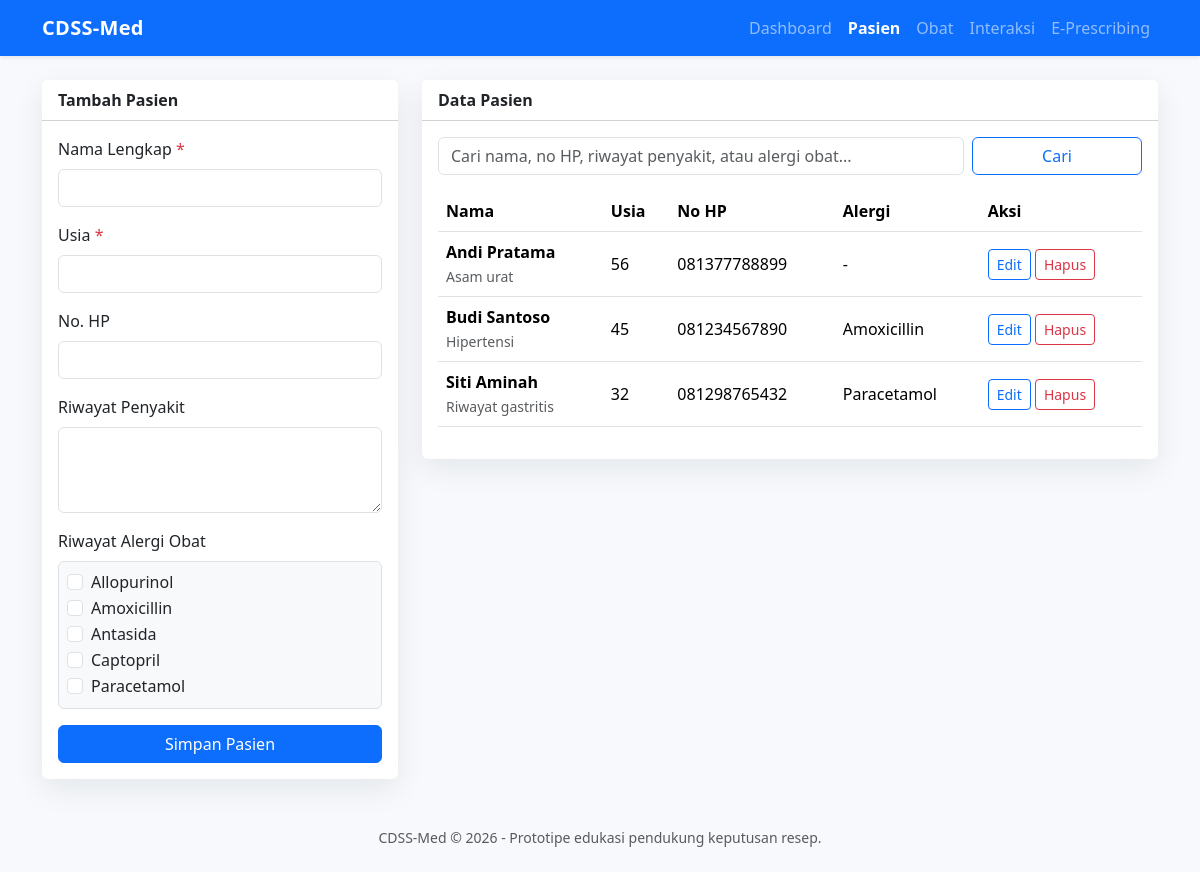
Before: /pasien.php with the older database file.
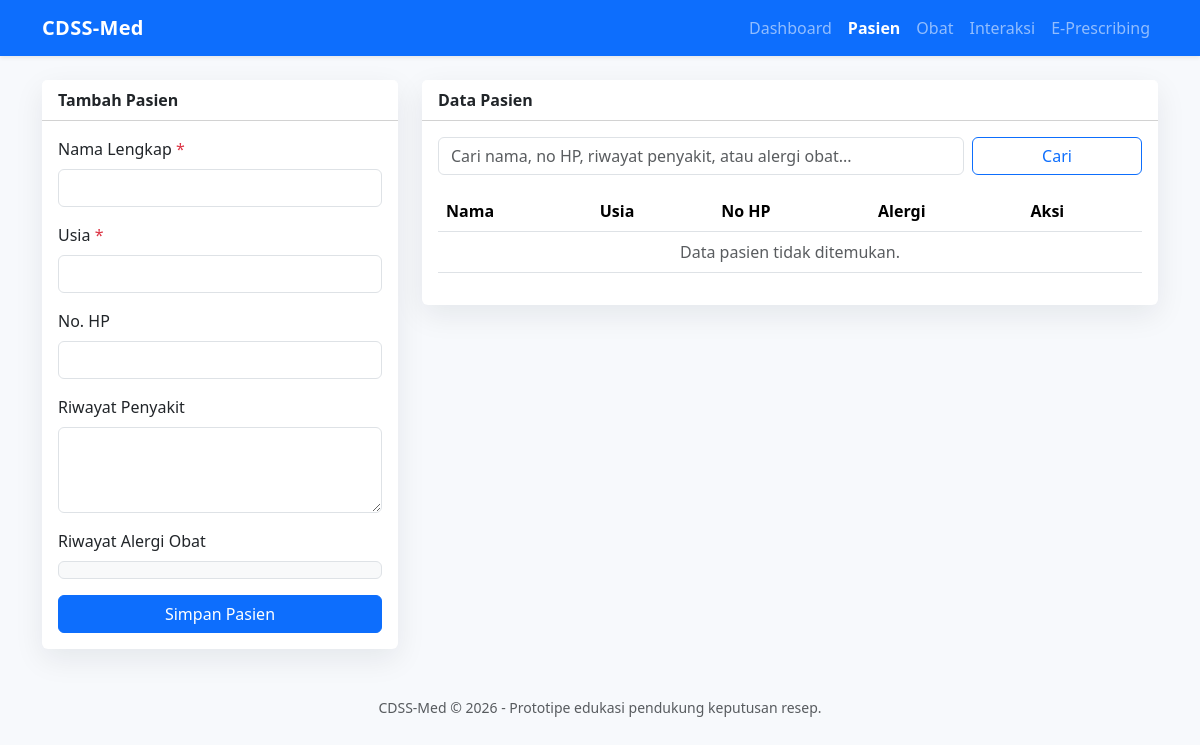
After: the same page with the newer database file.
### tables this page shows
CREATE TABLE obat (
    id INT AUTO_INCREMENT PRIMARY KEY,
    nama_obat VARCHAR(120) NOT NULL UNIQUE,
    kategori VARCHAR(80) NULL,
    harga DECIMAL(12,2) NOT NULL DEFAULT 0,
    created_at TIMESTAMP DEFAULT CURRENT_TIMESTAMP
);

CREATE TABLE pasien (
    id INT AUTO_INCREMENT PRIMARY KEY,
    nama_lengkap VARCHAR(120) NOT NULL,
    usia INT NOT NULL,
    no_hp VARCHAR(25) NULL,
    riwayat_penyakit TEXT NULL,
    created_at TIMESTAMP DEFAULT CURRENT_TIMESTAMP
);

### koneksi.php (called while the page is built, shortened)
<?php
function e(?string $value): string
{
    return htmlspecialchars((string) $value, ENT_QUOTES, 'UTF-8');
}

### pasien.php (the view, shortened to what the changed rows need)
<?php
require_once 'koneksi.php';
$selectedAlergi = array();
$obatList = $pdo->query('SELECT * FROM obat ORDER BY nama_obat')->fetchAll();
$pasienSql = "SELECT p.*, GROUP_CONCAT(o.nama_obat ORDER BY o.nama_obat SEPARATOR ', ') AS daftar_alergi
     FROM pasien p
     LEFT JOIN alergi_pasien ap ON ap.pasien_id = p.id
     LEFT JOIN obat o ON o.id = ap.obat_id
     GROUP BY p.id";
$pasienParams = array();
$pasienSql .= ' ORDER BY p.nama_lengkap';
$stmtPasien = $pdo->prepare($pasienSql);
$stmtPasien->execute($pasienParams);
$pasienList = $stmtPasien->fetchAll();
require 'header.php';
?>
<div class="row g-4">
    <div class="col-lg-4">
        <div class="card">
            <div class="card-body">
                <form method="post">
                    <div class="mb-3">
                        <label class="form-label">Riwayat Alergi Obat</label>
                        <div class="border rounded p-2 bg-light" style="max-height: 180px; overflow:auto;">
                            <?php foreach ($obatList as $obat): ?>
                                <div class="form-check">
                                    <input class="form-check-input" type="checkbox" name="alergi_obat[]" value="<?= e($obat['id']); ?>" id="alergi<?= e($obat['id']); ?>" <?= in_array((int) $obat['id'], $selectedAlergi, true) ? 'checked' : ''; ?>>
                                    <label class="form-check-label" for="alergi<?= e($obat['id']); ?>"><?= e($obat['nama_obat']); ?></label>
                                </div>
                            <?php endforeach; ?>
                        </div>
                    </div>
                </form>
            </div>
        </div>
    </div>
    <div class="col-lg-8">
        <div class="card">
            <div class="card-body">
                <div class="table-responsive">
                <table class="table table-hover align-middle">
                    <thead><tr><th>Nama</th><th>Usia</th><th>No HP</th><th>Alergi</th><th>Aksi</th></tr></thead>
                    <tbody>
                    <?php if (!$pasienList): ?>
                        <tr><td colspan="5" class="text-center text-muted">Data pasien tidak ditemukan.</td></tr>
                    <?php endif; ?>
                    <?php foreach ($pasienList as $pasien): ?>
                        <tr>
                            <td><strong><?= e($pasien['nama_lengkap']); ?></strong><br><span class="small text-muted"><?= e($pasien['riwayat_penyakit']); ?></span></td>
                            <td><?= e($pasien['usia']); ?></td>
                            <td><?= e($pasien['no_hp']); ?></td>
                            <td><?= e($pasien['daftar_alergi'] ?: '-'); ?></td>
                            <td class="text-nowrap">
                                <a class="btn btn-sm btn-outline-primary" href="?edit=<?= e($pasien['id']); ?>">Edit</a>
                                <a class="btn btn-sm btn-outline-danger" href="?hapus=<?= e($pasien['id']); ?>" onclick="return confirm('Hapus pasien ini?')">Hapus</a>
                            </td>
                        </tr>
                    <?php endforeach; ?>
                    </tbody>
                </table>
                </div>
            </div>
        </div>
    </div>
</div>
<?php require 'footer.php'; ?>

### header.php (shortened to what the changed rows need)
<?php
$currentPage = basename($_SERVER['PHP_SELF']);
$menus = [
    'index.php' => 'Dashboard',
    'pasien.php' => 'Pasien',
    'obat.php' => 'Obat',
    'interaksi.php' => 'Interaksi',
    'e_prescribing.php' => 'E-Prescribing',
];
?>
<!doctype html>
<html lang="id">
<head>
    <link href="https://cdn.jsdelivr.net/npm/bootstrap@5.3.3/dist/css/bootstrap.min.css" rel="stylesheet">
</head>
<body>
<nav class="navbar navbar-expand-lg navbar-dark bg-primary shadow-sm">
    <div class="container">
        <div class="collapse navbar-collapse" id="navbarNav">
            <ul class="navbar-nav ms-auto">
                <?php foreach ($menus as $file => $label): ?>
                    <li class="nav-item">
                        <a class="nav-link <?= $currentPage === $file ? 'active fw-semibold' : ''; ?>" href="<?= $file; ?>"><?= $label; ?></a>
                    </li>
                <?php endforeach; ?>
            </ul>
        </div>
    </div>
</nav>
<main class="container py-4">

Changed rows visible on the page:
removed obat: nama_obat "Allopurinol"
removed obat: nama_obat "Amoxicillin"
removed obat: nama_obat "Antasida"
removed obat: nama_obat "Captopril"
removed obat: nama_obat "Paracetamol"
removed pasien: nama_lengkap "Andi Pratama", riwayat_penyakit "Asam urat", usia "56", no_hp "081377788899", daftar_alergi "-"
removed pasien: nama_lengkap "Budi Santoso", riwayat_penyakit "Hipertensi", usia "45", no_hp "081234567890", daftar_alergi "Amoxicillin"
removed pasien: nama_lengkap "Siti Aminah", riwayat_penyakit "Riwayat gastritis", usia "32", no_hp "081298765432", daftar_alergi "Paracetamol"
Other visible differences:
text now shown: "Data pasien tidak ditemukan."
